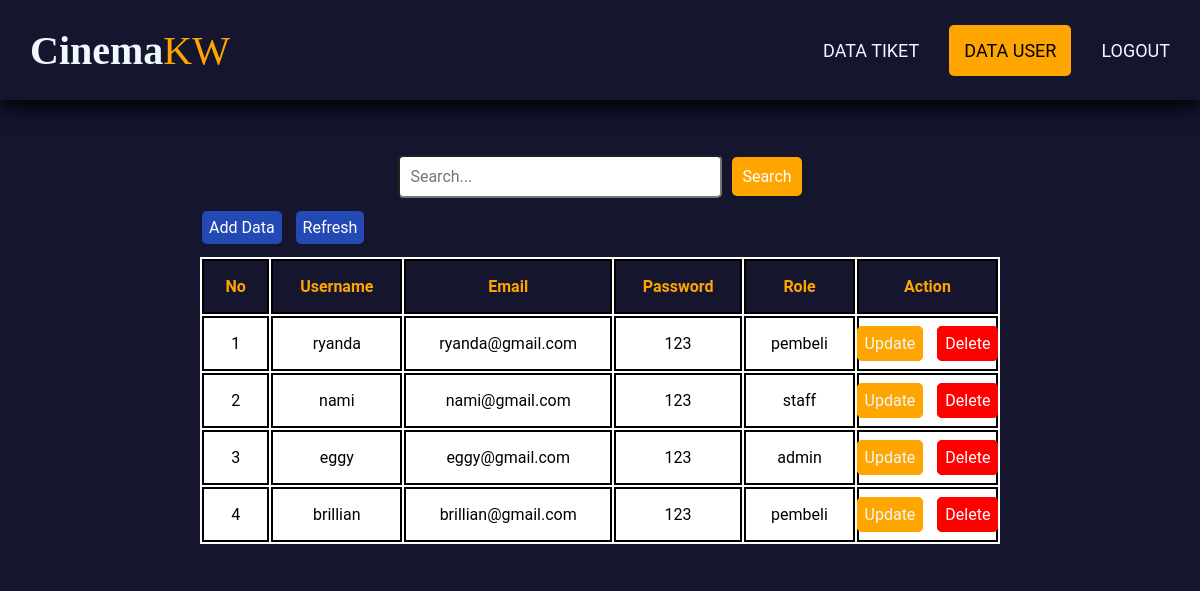
Before: /crud_user.php (signed in) with the older database file.
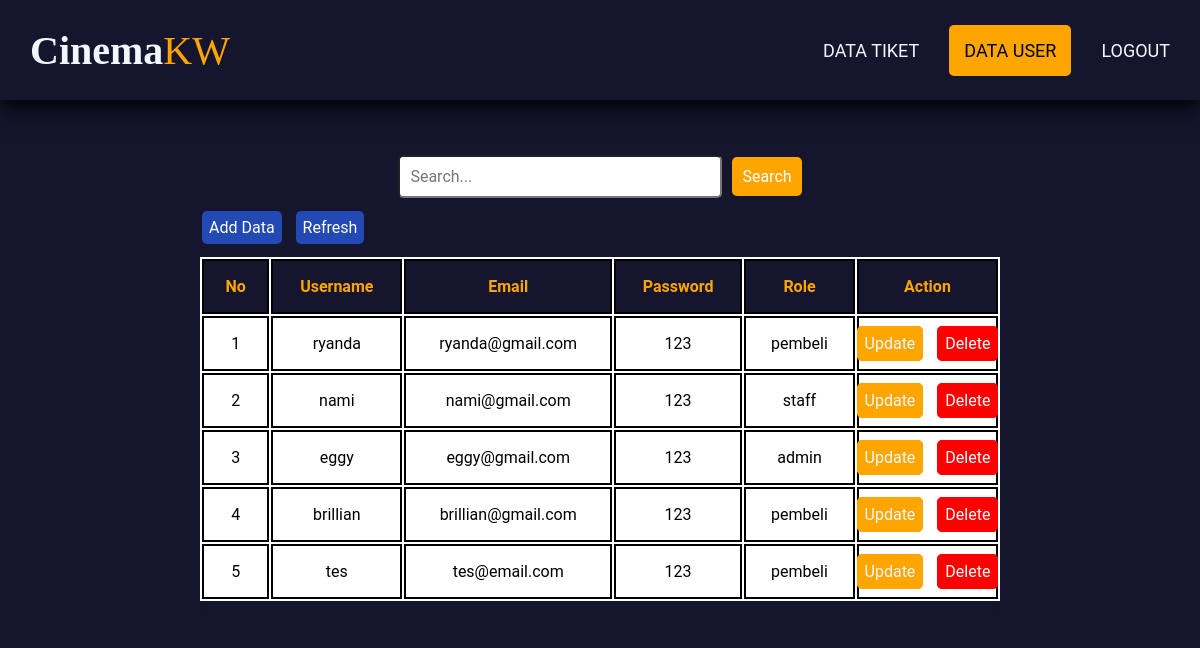
After: the same page with the newer database file.
### tables this page shows
CREATE TABLE `user` (
  `id_user` int(11) NOT NULL,
  `username` varchar(50) NOT NULL,
  `email` varchar(50) NOT NULL,
  `password` varchar(50) NOT NULL,
  `role` varchar(20) NOT NULL
);

### crud_user.php (the view, shortened to what this page needs)
<?php
include 'koneksi.php';
$query = "SELECT * FROM user";
$result = mysqli_query($conn, $query);
?>
<!DOCTYPE html>
<html lang="en">
<head>
    <link rel="stylesheet" href="style/style.css">
    <link rel="stylesheet" href="style/crud.css">
</head>
<body>
  <div class="container">
    <nav class="wrapper">
        <div class="prof">
            <div class="fname">Cinema</div>
            <div class="lname">KW</div>
        </div>
        <?php if($_SESSION['role'] == 'admin'): ?>
            <ul class="nav">
              <li><a href="crud_tiket.php">Data Tiket</a></li>
              <li><a href="crud_user.php" class="active">Data User</a></li>
              <li><a href="logout.php">Logout</a></li>
            </ul>
            <?php endif; ?>
    </nav>
    <div class="table-user">
        <form method="GET" action="">
          <div class="search-container">
            <input type="text" name="search" placeholder="Search..." class="search-input">
            <button type="submit" class="search-button">Search</button>
          </div>
        </form>
        <div class ="tes">
        <a href="crud_user/create.php" class="btn-primary">Add Data</a>
        <a href="crud_user.php" class=btn-secondary>Refresh</a>
        </div>
        <table class="tabel">
            <thead>
            <tr class="table-judul">
              <th>No</th>
              <th><a style="color:orange" href="?sort=username">Username</a></th>
              <th><a style="color:orange" href="?sort=email">Email</a></th>
              <th>Password</th>
              <th><a style="color:orange" href="?sort=role">Role</a></th>
              <th>Action</th>
            </tr>
            </thead>
            <?php
              $i=1;
              while($row = mysqli_fetch_assoc($result)){
            ?>
            <tr>
                <td><?php echo $i?></td>
                <td><?php echo $row['username']?></td>
                <td><?php echo $row['email']?></td>
                <td><?php echo $row['password']?></td>
                <td><?php echo $row['role']?></td>
                <td>
                    <a href="crud_user/update.php?id=<?php echo $row['id_user']?>" class="btn-danger" role="button">Update</a>
                    <a href="crud_user/delete.php?id=<?php echo $row['id_user']?>" class="btn-warning" role="button">Delete</a>
                </td>
            </tr>
            <?php
            $i++;
            }
            ?>
        </table>
        <br>
    </div>
  </div>
</body>
</html>

### style/style.css (style rules this page uses)
*, html, body { margin: 0 ; padding: 0; font-family: "Roboto", sans-serif; }
body { background-color: rgb(21, 21, 46); }
.container { display: flex; flex-direction: column; width: 100%; height: auto; background-color: rgb(21, 21, 46); margin-bottom: 100px; }
.wrapper { margin-top: 0; display: flex; justify-content: space-between; align-items: center; font-size: 20px; padding: 15px; width: 97,5%; height: 70px; background-color:rgb(21, 21, 46); box-shadow: 0 7px 20px 0 black; z-index: 1; }
.prof { display: flex; flex-direction: row; font-size: 1.5em; padding: 15px; }
.fname { color: aliceblue; font-weight: 700; font-family: "Forte", "san-serif"; font-size: 40px; }
.lname { color: orange; font-weight: 400px; padding-left: 0px; font-family: "Forte", "san-serif"; font-size: 40px; }
.nav { display: flex; justify-content: center; align-items: center; text-transform: uppercase; }
.nav li { list-style-type: none; padding: 15px; }
.nav li a { color: aliceblue; font-size: 20px; text-decoration: none; font-size: large; }
.active { color: rgb(0, 0, 0) !important; background-color:orange; border-radius: 5px; padding: 15px; }

### style/crud.css (style rules this page uses)
table { background-color: rgb(255, 255, 255); justify-content: center; width: 100%; }
.tabel td { padding: 1rem; }
table tr { border: 2px solid black; }
table th { padding: 1rem !important; }
table td { border: 2px solid black !important; text-align: center; }
.table-judul { background-color: rgb(21, 21, 46); color: orange; }
.table-judul th { padding:8px; border:2px solid #000000 ; }
.table-user { margin-top: 30px; background-color: rgb(21, 21, 46); justify-content: center; margin-right: 200px; margin-left: 200px; border-radius: 10px; }
.search-container { display: flex; align-items: center; margin-bottom: 20px; margin-top: 25px; justify-content: center; }
.search-input { padding: 10px; border-radius: 5px; margin-right: 10px; font-size: 16px; width: 300px; }
.search-button { padding: 10px; border: none; border-radius: 5px; background-color: orange; color: white; font-size: 16px; cursor: pointer; }
.btn-danger { border: 1px solid orange; background-color: orange; padding: 7px; margin-right: 5px; margin-left: -30px; text-decoration: none; color: aliceblue; border-radius: 5px; }
.btn-warning { border: 1px solid red; background-color: red; padding: 7px; margin-left: 5px; margin-right: -30px; color: white; text-decoration: none; border-radius: 5px; }
.btn-primary { background-color: rgb(34, 73, 180); color: white; margin-bottom: 10px; padding: 7px; bottom: 0; margin-right: 10px; margin-left: 2px; text-decoration: none; border-radius: 5px; }
.btn-secondary { background-color: rgb(34, 73, 180); color: white; margin-bottom: 10px; padding: 7px; bottom: 0; margin-right: 20px; text-decoration: none; border-radius: 5px; }
.tes { margin-bottom: 20px; }
.table-judul a { text-decoration: none; }

Changed rows visible on the page:
added user: username "tes", email "tes@email.com", password "123", role "pembeli"
